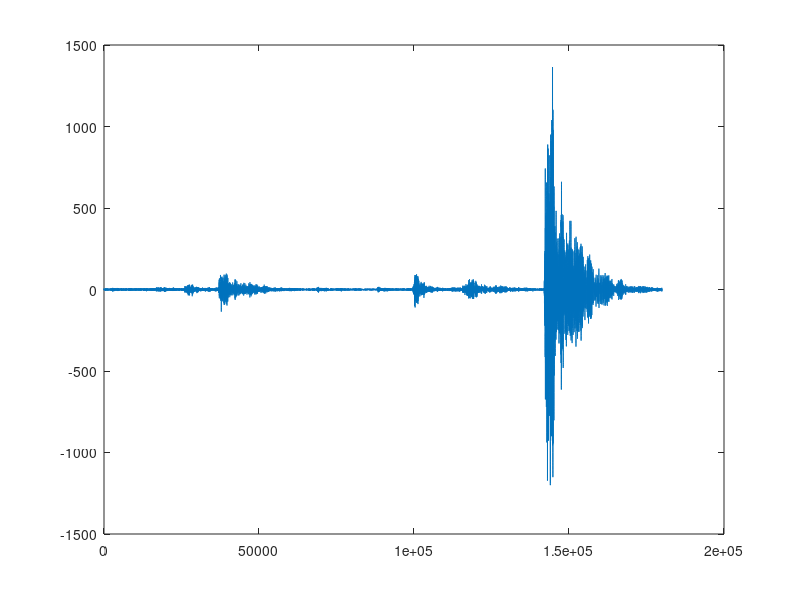
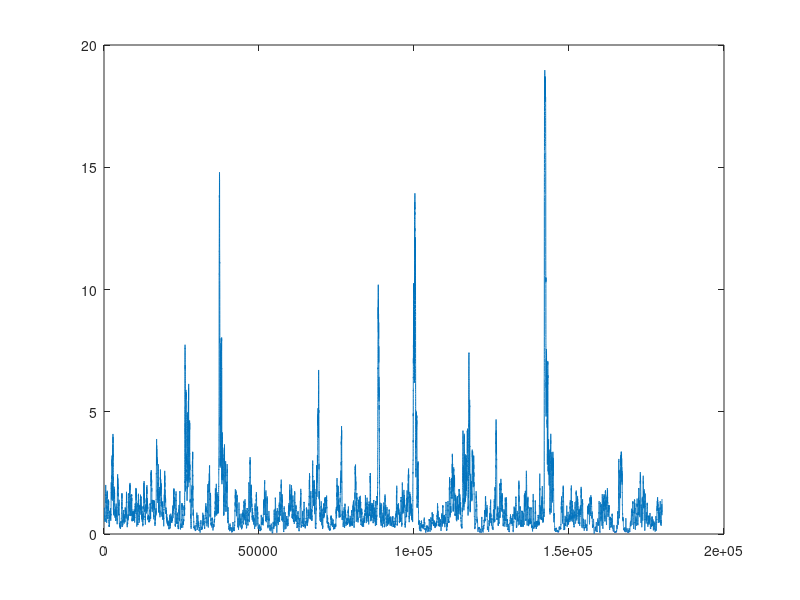

These charts were generated, in order, by the following MATLAB code:
clc;clear;close all

cd('C:\Users\Administrator.DESKTOP-Q5G5OQ4\Desktop\AEbagging\manuscript_figure\fig_08\sta-lta')
toto =load('event_3.mat').data;

fs =3e6;
totos=toto(:)/max(toto(:));

for j = 1
    x=totos(:);
    data=length(x);
    CF=zeros(1,data);
    for i=2:data-1        
       CF(i)=x(i)^2;
    end
    fs=3e6;
    stw=0.00005; %30
    ltw = 0.001; %15000
    num1=fix(stw*fs);
    num2= fix(ltw*fs);
    STA=zeros(1,data);
    LTA=zeros(1,data);
    k=zeros(1,data);                                              
    
    for i=1:num1
        STA(i)=1;
        LTA(i)=1;
        k(i)=STA(i)/LTA(i);
    end

    for i=(num1+1):num2
             STA(i)=sum(abs(CF((i-(num1-1)):i)))/double(num1);
             LTA(i)=sum(abs(CF(1:i)))/double(length(1:i));
             k(i)=STA(i)/LTA(i);
    end

    for i=(num2+1):data
             STA(i)=sum(abs(CF((i-(num1-1)):i)))/double(num1);
             LTA(i)=sum(abs(CF((i-(num2-1)):i)))/double(num2);
             k(i)=STA(i)/LTA(i);
    end
         sra(:,1)=k;
end

figure
plot(toto(:))
figure
plot(sra)
save('sta_lta3.mat', 'sra')
